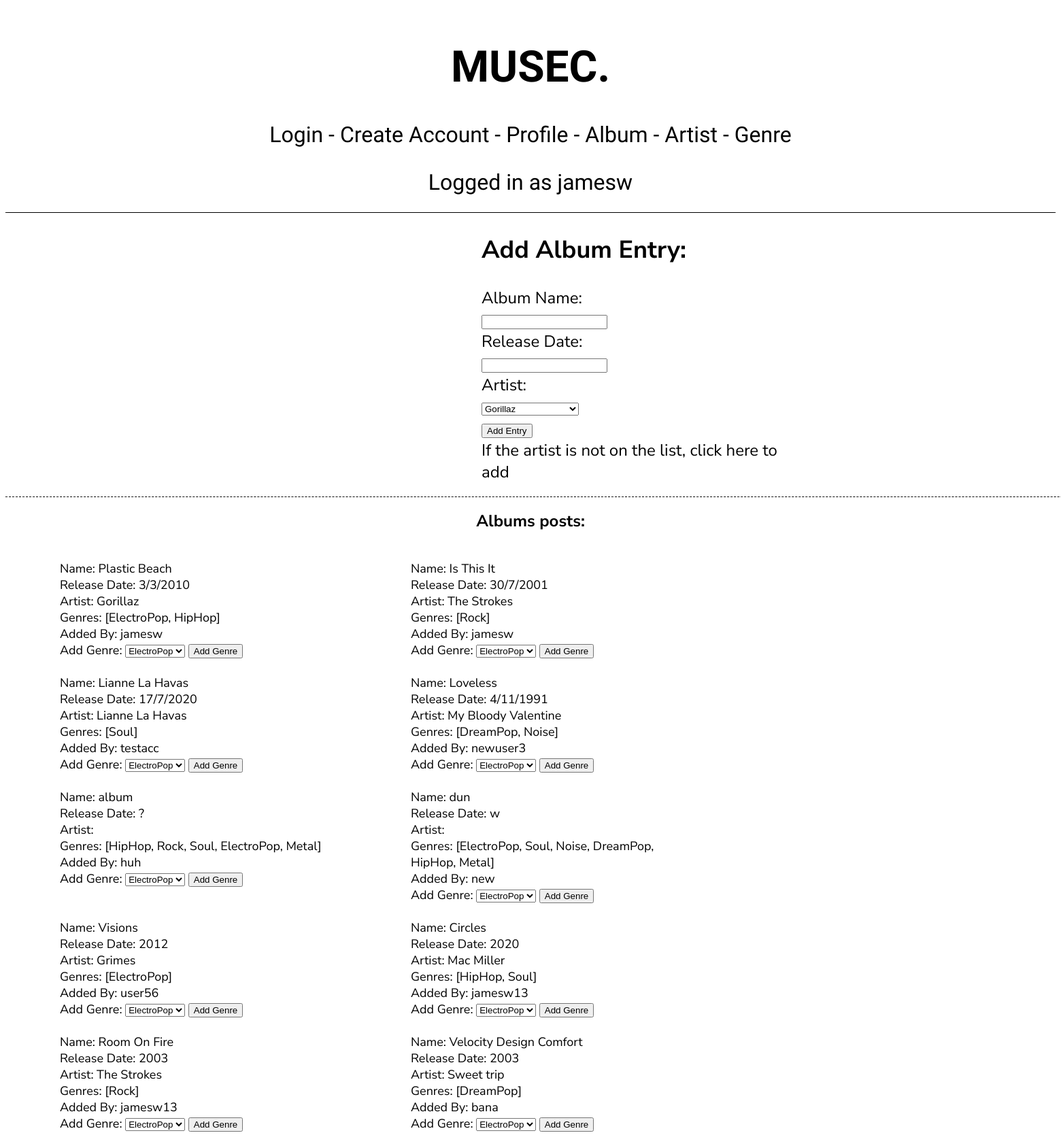
The app's page /album (signed in) with its own data.
### models.py (models this page shows, shortened)
class User(db.Model):
    __tablename__ = 'User'
    id = db.Column(db.Integer, primary_key = True)
    username = db.Column(db.String())
    password = db.Column(db.String())
    def __repr__(self):
        return self.username

class Album(db.Model):
    __tablename__ = 'Album'
    id = db.Column(db.Integer, primary_key = True)
    name = db.Column(db.String())
    coverArt = db.Column(db.String())
    releaseDate = db.Column(db.Integer())
    addedBy = db.Column(db.Integer, db.ForeignKey('User.id'))
    artist = db.Column(db.Integer, db.ForeignKey('Artist.id'))
    genres = db.relationship('Genre', secondary=AlbumGenres, back_populates='albums')
    artistName = db.relationship('Artist', backref='Album')
    user_name = db.relationship('User', backref='Album')

class Artist(db.Model):
    __tablename__ = 'Artist'
    id = db.Column(db.Integer, primary_key = True)
    name = db.Column(db.String())
    photo = db.Column(db.String())
    description = db.Column(db.String())
    activeYears = db.Column(db.String())
    addedBy = db.Column(db.Integer, db.ForeignKey('User.id'))
    albums = db.relationship('Album', backref='Artist')
    user_name = db.relationship('User', backref='Artist')

class Genre(db.Model):
    __tablename__ = 'Genre'
    id = db.Column(db.Integer, primary_key = True)
    name = db.Column(db.String())
    description = db.Column(db.String())
    addedBy = db.Column(db.Integer, db.ForeignKey('User.id'))
    albums = db.relationship('Album', secondary=AlbumGenres, back_populates='genres')
    user_name = db.relationship('User', backref='Genre')
    def __repr__(self):
        return self.name

### main.py (the view, shortened to what this page needs)
@app.route('/album', methods=['POST', 'GET'])
def album():
    if 'logged_in' not in session:
        return redirect(url_for('create_account'))
    elif 'logged_in' in session:
        user_info = session['logged_in']
        user_id = user_info
        username = models.User.query.filter_by(id=user_id).first_or_404()
    artist_form = SelectArtist()
    artists = models.Artist.query.all()
    artist_form.artists.choices = [(artist.id, artist.name) for artist in artists]
    genre_form = SelectGenre()
    genres = models.Genre.query.all()
    genre_form.genre.choices = [(genre.id, genre.name) for genre in genres]
    all_albums = models.Album.query.all()
    return render_template('album.html', username=username, allAlbums=all_albums, artist_form=artist_form, genre_form=genre_form)

### main.py
class SelectArtist(FlaskForm):
    artists = SelectField('Artist', validators=[DataRequired()], coerce=int)

class SelectGenre(FlaskForm):
    genre = SelectField('Genre', validators=[DataRequired()], coerce=int)

### templates/album.html (shortened to what this page needs)
{% include 'header.html'%}
<div id='add_entry'>
    <h2>Add Album Entry:</h2>
    <form action = '/album' method='POST' enctype="multipart/form-data">
        <label for = 'album_name'>Album Name:</label><br>
        <input type = 'text' name='album_name'><br>
        <label for = 'release_date'>Release Date:</label><br>
        <input type = 'text' name='release_date'><br>
        Artist:<br>
        {{artist_form.artists}}<br>
        <input type = 'submit' value = 'Add Entry'>
    </form>
    <a href='/artist'>If the artist is not on the list, click here to add</a>
</div>
<div id='post_style'>
    <h2>Albums posts:</h2><br>
    {% for album in allAlbums %}
    <div id='posts'>
        Name: {{album.name}}<br>
        Release Date: {{album.releaseDate}}<br>
        Artist: {{album.artistName.name}}<br>
        Genres: {{album.genres}}<br>
        Added By: {{album.user_name.username}}
        <form action='/album' method='POST' enctype="multipart/form-data">
            Add Genre:
            {{genre_form.genre}}
            <input type = 'submit' value = 'Add Genre'>
        </form><br>
    </div>
    {% endfor %}
</div>

### templates/header.html (shortened to what this page needs)
<!DOCTYPE html>
<html>
<head>
    <link rel="stylesheet" href="{{url_for('static', filename='style.css')}}">
</head>
<div id="navbar">
    <h1>MUSEC.</h1>
    <a href = '/login'>Login</a> -
    <a href = '/'>Create Account</a> -
    <a href = '/profile'>Profile</a> -
    <a href = '/album'>Album</a> -
    <a href = '/artist'>Artist</a> -
    <a href = '/genre'>Genre</a><br>
    <p id='logged_in'>{% if username %} Logged in as {{username}} {% endif %}</p>
</div>
</html>

### static/style.css (style rules this page uses)
#navbar { font-size: xx-large; font-family: 'Comfortaa'; text-align: center; padding: 10px; border-bottom: 1px solid black; }
a:link { text-decoration: none; color: black; }
#logged_in { margin-bottom: 15px; }
#add_entry { font-family: 'Nunito Sans'; font-size: x-large; margin: auto; width: 450px; padding-left: 700px; padding-right: 700px; padding-bottom: 20px; border-bottom: 1px dashed black; }
#post_style { font-family: 'Nunito Sans'; text-align: center; margin: auto; width: 100%; }
#posts { float: left; text-align: left; font-size: large; margin-left: 30px; padding-left: 50px; padding-right: 50px; width: 25%; }

### records on screen
User: username "jamesw"
Album: name "Plastic Beach", releaseDate "3/3/2010", artistName.name "Gorillaz", genres "[ElectroPop, HipHop]", user_name.username "jamesw"
Album: name "Is This It", releaseDate "30/7/2001", artistName.name "The Strokes", genres "[Rock]", user_name.username "jamesw"
Album: name "Lianne La Havas", releaseDate "17/7/2020", artistName.name "Lianne La Havas", genres "[Soul]", user_name.username "testacc"
Album: name "Loveless", releaseDate "4/11/1991", artistName.name "My Bloody Valentine", genres "[DreamPop, Noise]", user_name.username "newuser3"
Album: name "album", releaseDate "?", genres "[HipHop, Rock, Soul, ElectroPop, Metal]", user_name.username "huh"
Album: name "dun", releaseDate "w", genres "[ElectroPop, Soul, Noise, DreamPop, HipHop, Metal]", user_name.username "new"
Album: name "Visions", releaseDate "2012", artistName.name "Grimes", genres "[ElectroPop]", user_name.username "user56"
Album: name "Circles", releaseDate "2020", artistName.name "Mac Miller", genres "[HipHop, Soul]", user_name.username "jamesw13"
Album: name "Room On Fire", releaseDate "2003", artistName.name "The Strokes", genres "[Rock]", user_name.username "jamesw13"
Album: name "Velocity Design Comfort", releaseDate "2003", artistName.name "Sweet trip", genres "[DreamPop]", user_name.username "bana"
